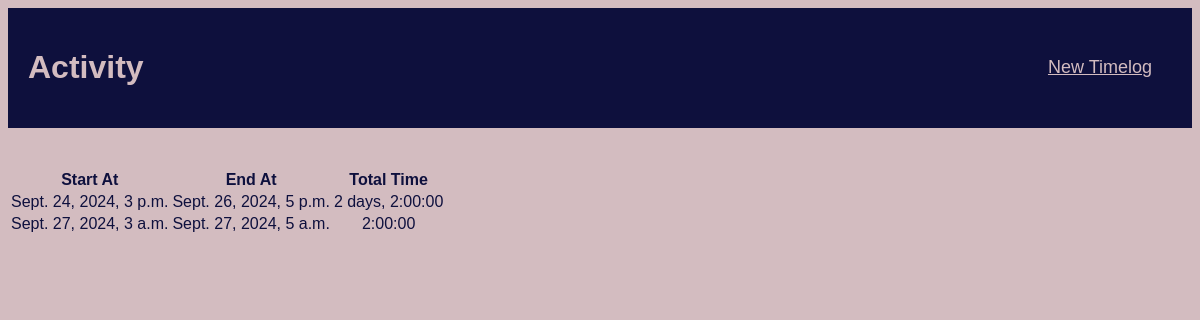
/activity/1, run on the app's committed database.
### trackerApp/models.py (models this page shows)
class TimeLog(models.Model):
    id = models.BigAutoField(primary_key=True)
    start_time = models.DateTimeField()
    end_time = models.DateTimeField()
    activity =models.ForeignKey(Activity, on_delete=models.CASCADE)
    @property
    def time_spent(self):
        delta = timedelta()
        delta += (self.end_time - self.start_time)
        return str(delta)

### trackerApp/views.py (the view)
# urls.py: path("activity/<int:activity_id>", views.activity, name="activity"),
def activity(request, activity_id):
    activity = Activity.objects.get(id=activity_id)
    times = activity.timelog_set.all()
    return render(request, "Tracker/activity.html", {'activity': activity, "times":times})

### trackerApp/templates/Tracker/activity.html (shortened to what this page needs)
<!DOCTYPE html>
<html lang="en">
<head>
    <link rel="stylesheet" href="styling.css" />
</head>
<body>
    <header class="page-title">
        <h1 >Activity</h1>
        <a href="{% url 'timelog' activity.id %}" class="new-link">New Timelog</a>
    </header>
    <div class="spacer"></div>
    <table>
        <tr>
            <th>Start At</th>
            <th>End At</th>
            <th>Total Time</th>
        </tr>
        {% if times %}
            {%for time in times%}
                <tr>
                    <td>{{time.start_time}}</td>
                    <td>{{time.end_time}}</td>
                    <td>{{time.time_spent}}</td>
                </tr>
            {%endfor%}
        {%else%}
        <p>No times yet!</p>
        {%endif%}
    </table>
</body>
</html>

### trackerApp/static/styling.css (style rules this page uses)
body { font-family:'Franklin Gothic Medium', 'Arial Narrow', Arial, sans-serif; background-color: rgb(211, 188, 192); color: rgb(14, 16, 61); text-align: center; align-items: center; }
.page-title { display:flex; justify-content: space-between; text-align: center; width: auto; background-color: rgb(14, 16, 61); color: rgb(211, 188, 192); text-align: left; margin: 0px; padding: 20px; }
.spacer { padding:20px; }
.new-link { align-content: center; margin: 20px; color: rgb(211, 188, 192); font-size: large; }

### data on the page
TimeLog: start_time "Sept. 24, 2024, 3 p.m.", end_time "Sept. 26, 2024, 5 p.m.", time_spent "2 days, 2:00:00"
TimeLog: start_time "Sept. 27, 2024, 3 a.m.", end_time "Sept. 27, 2024, 5 a.m.", time_spent "2:00:00"
